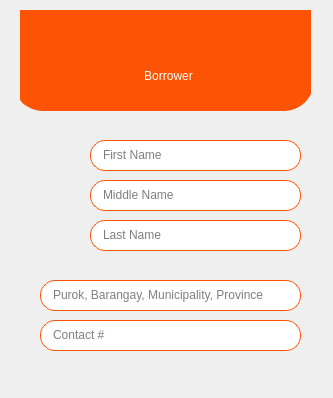
<?xml version="1.0" encoding="UTF-8"?>
<ui version="4.0">
 <class>MainWindow</class>
 <widget class="QMainWindow" name="MainWindow">
  <property name="geometry">
   <rect>
    <x>0</x>
    <y>0</y>
    <width>333</width>
    <height>398</height>
   </rect>
  </property>
  <property name="windowTitle">
   <string>Customer Form</string>
  </property>
  <property name="tabShape">
   <enum>QTabWidget::Rounded</enum>
  </property>
  <widget class="QWidget" name="centralwidget">
   <widget class="QStackedWidget" name="form">
    <property name="enabled">
     <bool>true</bool>
    </property>
    <property name="geometry">
     <rect>
      <x>20</x>
      <y>10</y>
      <width>291</width>
      <height>381</height>
     </rect>
    </property>
    <property name="styleSheet">
     <string notr="true">#prevButton{
background-color: TRANSPARENT;
border: TRANSPARENT;
}</string>
    </property>
    <property name="currentIndex">
     <number>0</number>
    </property>
    <widget class="QWidget" name="page">
     <widget class="QPushButton" name="userpic">
      <property name="enabled">
       <bool>true</bool>
      </property>
      <property name="geometry">
       <rect>
        <x>10</x>
        <y>120</y>
        <width>61</width>
        <height>121</height>
       </rect>
      </property>
      <property name="text">
       <string/>
      </property>
      <property name="icon">
       <iconset>
        <normaloff>../img/user.png</normaloff>../img/user.png</iconset>
      </property>
      <property name="iconSize">
       <size>
        <width>100</width>
        <height>100</height>
       </size>
      </property>
      <property name="flat">
       <bool>true</bool>
      </property>
     </widget>
     <widget class="QWidget" name="rect1" native="true">
      <property name="geometry">
       <rect>
        <x>70</x>
        <y>130</y>
        <width>211</width>
        <height>31</height>
       </rect>
      </property>
      <property name="styleSheet">
       <string notr="true">#rect1{
background-color:  white;
border: 1px solid  #fc5404;
border-radius: 15px;
}</string>
      </property>
      <widget class="QLineEdit" name="first_name">
       <property name="geometry">
        <rect>
         <x>10</x>
         <y>5</y>
         <width>191</width>
         <height>20</height>
        </rect>
       </property>
       <property name="styleSheet">
        <string notr="true">#first_name{
border: 1px solid white;
}</string>
       </property>
       <property name="placeholderText">
        <string>First Name</string>
       </property>
      </widget>
     </widget>
     <widget class="QWidget" name="rect2" native="true">
      <property name="geometry">
       <rect>
        <x>20</x>
        <y>270</y>
        <width>261</width>
        <height>31</height>
       </rect>
      </property>
      <property name="styleSheet">
       <string notr="true">#rect2{
background-color:  white;
border: 1px solid  #fc5404;
border-radius: 15px;
}</string>
      </property>
      <widget class="QLineEdit" name="address">
       <property name="geometry">
        <rect>
         <x>10</x>
         <y>5</y>
         <width>241</width>
         <height>20</height>
        </rect>
       </property>
       <property name="styleSheet">
        <string notr="true">#address{
border: 1px solid white;
}</string>
       </property>
       <property name="placeholderText">
        <string>Purok, Barangay, Municipality, Province</string>
       </property>
      </widget>
     </widget>
     <widget class="QWidget" name="rect3" native="true">
      <property name="geometry">
       <rect>
        <x>20</x>
        <y>310</y>
        <width>261</width>
        <height>31</height>
       </rect>
      </property>
      <property name="styleSheet">
       <string notr="true">#rect3{
background-color:  white;
border: 1px solid  #fc5404;
border-radius: 15px;
}</string>
      </property>
      <widget class="QLineEdit" name="contact">
       <property name="geometry">
        <rect>
         <x>10</x>
         <y>5</y>
         <width>241</width>
         <height>20</height>
        </rect>
       </property>
       <property name="styleSheet">
        <string notr="true">#contact{
border: 1px solid white;
}</string>
       </property>
       <property name="placeholderText">
        <string>Contact #</string>
       </property>
      </widget>
     </widget>
     <widget class="QWidget" name="header" native="true">
      <property name="geometry">
       <rect>
        <x>-7</x>
        <y>-40</y>
        <width>301</width>
        <height>141</height>
       </rect>
      </property>
      <property name="styleSheet">
       <string notr="true">#header{
background-color:  #fc5404;
border: 1px solid  #fc5404;
border-radius: 30px;
}</string>
      </property>
      <widget class="QLabel" name="label">
       <property name="geometry">
        <rect>
         <x>40</x>
         <y>90</y>
         <width>231</width>
         <height>31</height>
        </rect>
       </property>
       <property name="styleSheet">
        <string notr="true">#label{
color: white;
font: 25 26pt &quot;Bodoni MT Poster Compressed&quot;;
}</string>
       </property>
       <property name="text">
        <string>Borrower</string>
       </property>
       <property name="alignment">
        <set>Qt::AlignCenter</set>
       </property>
      </widget>
     </widget>
     <widget class="QWidget" name="rect1_2" native="true">
      <property name="geometry">
       <rect>
        <x>70</x>
        <y>170</y>
        <width>211</width>
        <height>31</height>
       </rect>
      </property>
      <property name="styleSheet">
       <string notr="true">#rect1{
background-color:  white;
border: 1px solid  #fc5404;
border-radius: 15px;
}</string>
      </property>
      <widget class="QLineEdit" name="name_2">
       <property name="geometry">
        <rect>
         <x>10</x>
         <y>5</y>
         <width>191</width>
         <height>20</height>
        </rect>
       </property>
       <property name="styleSheet">
        <string notr="true">#name{
border: 1px solid white;
}</string>
       </property>
       <property name="placeholderText">
        <string>First, Middle,</string>
       </property>
      </widget>
      <widget class="QWidget" name="rect1_3" native="true">
       <property name="geometry">
        <rect>
         <x>0</x>
         <y>0</y>
         <width>211</width>
         <height>31</height>
        </rect>
       </property>
       <property name="styleSheet">
        <string notr="true">#rect1_3{
background-color:  white;
border: 1px solid  #fc5404;
border-radius: 15px;
}</string>
       </property>
       <widget class="QLineEdit" name="middle_name">
        <property name="geometry">
         <rect>
          <x>10</x>
          <y>5</y>
          <width>191</width>
          <height>20</height>
         </rect>
        </property>
        <property name="styleSheet">
         <string notr="true">#middle_name{
border: 1px solid white;
}</string>
        </property>
        <property name="placeholderText">
         <string>Middle Name</string>
        </property>
       </widget>
      </widget>
     </widget>
     <widget class="QWidget" name="rect1_4" native="true">
      <property name="geometry">
       <rect>
        <x>70</x>
        <y>210</y>
        <width>211</width>
        <height>31</height>
       </rect>
      </property>
      <property name="styleSheet">
       <string notr="true">#rect1_4{
background-color:  white;
border: 1px solid  #fc5404;
border-radius: 15px;
}</string>
      </property>
      <widget class="QLineEdit" name="last_name">
       <property name="geometry">
        <rect>
         <x>10</x>
         <y>5</y>
         <width>191</width>
         <height>20</height>
        </rect>
       </property>
       <property name="styleSheet">
        <string notr="true">#last_name{
border: 1px solid white;
}</string>
       </property>
       <property name="placeholderText">
        <string>Last Name</string>
       </property>
      </widget>
     </widget>
     <widget class="QPushButton" name="nextButton_4">
      <property name="geometry">
       <rect>
        <x>250</x>
        <y>349</y>
        <width>41</width>
        <height>31</height>
       </rect>
      </property>
      <property name="cursor">
       <cursorShape>PointingHandCursor</cursorShape>
      </property>
      <property name="styleSheet">
       <string notr="true">#nextButton_4 {
background-color: TRANSPARENT;
border: TRANSPARENT;
}</string>
      </property>
      <property name="text">
       <string/>
      </property>
      <property name="icon">
       <iconset>
        <normaloff>../img/next.png</normaloff>../img/next.png</iconset>
      </property>
      <property name="iconSize">
       <size>
        <width>30</width>
        <height>30</height>
       </size>
      </property>
     </widget>
     <widget class="QPushButton" name="prevButton_4">
      <property name="geometry">
       <rect>
        <x>220</x>
        <y>350</y>
        <width>31</width>
        <height>31</height>
       </rect>
      </property>
      <property name="cursor">
       <cursorShape>PointingHandCursor</cursorShape>
      </property>
      <property name="styleSheet">
       <string notr="true">#prevButton_4 {
background-color: TRANSPARENT;
border: TRANSPARENT;
}</string>
      </property>
      <property name="text">
       <string/>
      </property>
      <property name="icon">
       <iconset>
        <normaloff>../img/prev.png</normaloff>../img/prev.png</iconset>
      </property>
      <property name="iconSize">
       <size>
        <width>30</width>
        <height>30</height>
       </size>
      </property>
     </widget>
    </widget>
    <widget class="QWidget" name="page_2">
     <widget class="QWidget" name="header2" native="true">
      <property name="geometry">
       <rect>
        <x>-7</x>
        <y>-40</y>
        <width>301</width>
        <height>141</height>
       </rect>
      </property>
      <property name="styleSheet">
       <string notr="true">#header2{
background-color:  #fc5404;
border: 1px solid  #fc5404;
border-radius: 30px;
}</string>
      </property>
      <widget class="QLabel" name="label2">
       <property name="geometry">
        <rect>
         <x>40</x>
         <y>90</y>
         <width>231</width>
         <height>31</height>
        </rect>
       </property>
       <property name="styleSheet">
        <string notr="true">#label2{
color: white;
font: 25 26pt &quot;Bodoni MT Poster Compressed&quot;;
}</string>
       </property>
       <property name="text">
        <string>Borrowed Cash</string>
       </property>
       <property name="alignment">
        <set>Qt::AlignCenter</set>
       </property>
      </widget>
     </widget>
     <widget class="QWidget" name="rect3_p2" native="true">
      <property name="geometry">
       <rect>
        <x>20</x>
        <y>190</y>
        <width>251</width>
        <height>31</height>
       </rect>
      </property>
      <property name="styleSheet">
       <string notr="true">#rect3_p2{
background-color:  white;
border: 2px solid  #fc5404;
border-radius: 15px;
}</string>
      </property>
      <widget class="QLineEdit" name="total">
       <property name="geometry">
        <rect>
         <x>10</x>
         <y>5</y>
         <width>231</width>
         <height>20</height>
        </rect>
       </property>
       <property name="styleSheet">
        <string notr="true">#total{
border: 1px solid white;
	font: 75 12pt &quot;MS Shell Dlg 2&quot;;
}</string>
       </property>
       <property name="alignment">
        <set>Qt::AlignCenter</set>
       </property>
       <property name="placeholderText">
        <string/>
       </property>
      </widget>
     </widget>
     <widget class="QWidget" name="rect1_p2" native="true">
      <property name="geometry">
       <rect>
        <x>20</x>
        <y>130</y>
        <width>131</width>
        <height>31</height>
       </rect>
      </property>
      <property name="styleSheet">
       <string notr="true">#rect1_p2{
background-color:  white;
border: 1px solid  #fc5404;
border-radius: 15px;
}</string>
      </property>
      <widget class="QSpinBox" name="amount">
       <property name="geometry">
        <rect>
         <x>10</x>
         <y>4</y>
         <width>111</width>
         <height>22</height>
        </rect>
       </property>
       <property name="styleSheet">
        <string notr="true">#amount{
border: 1px solid white;
}</string>
       </property>
       <property name="suffix">
        <string>.00</string>
       </property>
       <property name="prefix">
        <string>P </string>
       </property>
       <property name="maximum">
        <number>1000000</number>
       </property>
      </widget>
     </widget>
     <widget class="QWidget" name="rect4_p2" native="true">
      <property name="geometry">
       <rect>
        <x>20</x>
        <y>250</y>
        <width>251</width>
        <height>31</height>
       </rect>
      </property>
      <property name="styleSheet">
       <string notr="true">#rect4_p2{
background-color:  white;
border: 1px solid  #fc5404;

}</string>
      </property>
      <widget class="QComboBox" name="cashier">
       <property name="geometry">
        <rect>
         <x>5</x>
         <y>4</y>
         <width>241</width>
         <height>22</height>
        </rect>
       </property>
       <property name="styleSheet">
        <string notr="true">#cashier{
background-color: white;
border: 1px solid white;
}</string>
       </property>
      </widget>
     </widget>
     <widget class="QLabel" name="label_2">
      <property name="geometry">
       <rect>
        <x>60</x>
        <y>110</y>
        <width>47</width>
        <height>13</height>
       </rect>
      </property>
      <property name="text">
       <string>Amount</string>
      </property>
      <property name="alignment">
       <set>Qt::AlignCenter</set>
      </property>
     </widget>
     <widget class="QLabel" name="label_3">
      <property name="geometry">
       <rect>
        <x>160</x>
        <y>110</y>
        <width>101</width>
        <height>20</height>
       </rect>
      </property>
      <property name="text">
       <string>Percentage</string>
      </property>
      <property name="alignment">
       <set>Qt::AlignCenter</set>
      </property>
     </widget>
     <widget class="QWidget" name="rect2_p2" native="true">
      <property name="geometry">
       <rect>
        <x>160</x>
        <y>130</y>
        <width>101</width>
        <height>31</height>
       </rect>
      </property>
      <property name="styleSheet">
       <string notr="true">#rect1_p2{
background-color:  white;
border: 1px solid  #fc5404;
border-radius: 15px;
}</string>
      </property>
      <widget class="QSpinBox" name="percentage">
       <property name="geometry">
        <rect>
         <x>10</x>
         <y>4</y>
         <width>81</width>
         <height>22</height>
        </rect>
       </property>
       <property name="styleSheet">
        <string notr="true">#amount{
border: 1px solid white;
}</string>
       </property>
       <property name="suffix">
        <string/>
       </property>
       <property name="prefix">
        <string>% 0.</string>
       </property>
       <property name="maximum">
        <number>1000000</number>
       </property>
      </widget>
     </widget>
     <widget class="QLabel" name="label_4">
      <property name="geometry">
       <rect>
        <x>20</x>
        <y>170</y>
        <width>251</width>
        <height>20</height>
       </rect>
      </property>
      <property name="text">
       <string>Total Payable</string>
      </property>
      <property name="alignment">
       <set>Qt::AlignCenter</set>
      </property>
     </widget>
     <widget class="QLabel" name="label_5">
      <property name="geometry">
       <rect>
        <x>20</x>
        <y>230</y>
        <width>251</width>
        <height>20</height>
       </rect>
      </property>
      <property name="text">
       <string>Cashier</string>
      </property>
      <property name="alignment">
       <set>Qt::AlignCenter</set>
      </property>
     </widget>
     <widget class="QDateTimeEdit" name="date">
      <property name="geometry">
       <rect>
        <x>20</x>
        <y>310</y>
        <width>121</width>
        <height>22</height>
       </rect>
      </property>
      <property name="calendarPopup">
       <bool>true</bool>
      </property>
      <property name="timeSpec">
       <enum>Qt::TimeZone</enum>
      </property>
     </widget>
     <widget class="QLabel" name="label_6">
      <property name="geometry">
       <rect>
        <x>20</x>
        <y>290</y>
        <width>121</width>
        <height>20</height>
       </rect>
      </property>
      <property name="text">
       <string>Date</string>
      </property>
      <property name="alignment">
       <set>Qt::AlignCenter</set>
      </property>
     </widget>
     <widget class="QDateTimeEdit" name="duedate">
      <property name="geometry">
       <rect>
        <x>150</x>
        <y>310</y>
        <width>121</width>
        <height>22</height>
       </rect>
      </property>
      <property name="wrapping">
       <bool>false</bool>
      </property>
      <property name="frame">
       <bool>true</bool>
      </property>
      <property name="calendarPopup">
       <bool>true</bool>
      </property>
     </widget>
     <widget class="QLabel" name="label_7">
      <property name="geometry">
       <rect>
        <x>150</x>
        <y>290</y>
        <width>121</width>
        <height>20</height>
       </rect>
      </property>
      <property name="text">
       <string>Due Date</string>
      </property>
      <property name="alignment">
       <set>Qt::AlignCenter</set>
      </property>
     </widget>
     <widget class="QPushButton" name="nextButton">
      <property name="geometry">
       <rect>
        <x>250</x>
        <y>350</y>
        <width>41</width>
        <height>31</height>
       </rect>
      </property>
      <property name="cursor">
       <cursorShape>PointingHandCursor</cursorShape>
      </property>
      <property name="styleSheet">
       <string notr="true">#nextButton {
background-color: TRANSPARENT;
border: TRANSPARENT;
}</string>
      </property>
      <property name="text">
       <string/>
      </property>
      <property name="icon">
       <iconset>
        <normaloff>../img/next.png</normaloff>../img/next.png</iconset>
      </property>
      <property name="iconSize">
       <size>
        <width>30</width>
        <height>30</height>
       </size>
      </property>
     </widget>
     <widget class="QPushButton" name="prevButton">
      <property name="geometry">
       <rect>
        <x>220</x>
        <y>351</y>
        <width>31</width>
        <height>31</height>
       </rect>
      </property>
      <property name="cursor">
       <cursorShape>PointingHandCursor</cursorShape>
      </property>
      <property name="text">
       <string/>
      </property>
      <property name="icon">
       <iconset>
        <normaloff>../img/prev.png</normaloff>../img/prev.png</iconset>
      </property>
      <property name="iconSize">
       <size>
        <width>30</width>
        <height>30</height>
       </size>
      </property>
     </widget>
    </widget>
    <widget class="QWidget" name="page_3">
     <widget class="QWidget" name="rect1_p3" native="true">
      <property name="geometry">
       <rect>
        <x>11</x>
        <y>110</y>
        <width>271</width>
        <height>31</height>
       </rect>
      </property>
      <property name="styleSheet">
       <string notr="true">#rect1_p3{
background-color:  white;
border: 1px solid  #fc5404;
border-radius: 15px;
}</string>
      </property>
      <widget class="QLineEdit" name="itemName">
       <property name="geometry">
        <rect>
         <x>10</x>
         <y>5</y>
         <width>251</width>
         <height>20</height>
        </rect>
       </property>
       <property name="styleSheet">
        <string notr="true">#itemName{
border: 1px solid white;
}</string>
       </property>
       <property name="placeholderText">
        <string>Item</string>
       </property>
      </widget>
     </widget>
     <widget class="QWidget" name="header3" native="true">
      <property name="geometry">
       <rect>
        <x>-7</x>
        <y>-40</y>
        <width>301</width>
        <height>141</height>
       </rect>
      </property>
      <property name="styleSheet">
       <string notr="true">#header3{
background-color:  #fc5404;
border: 1px solid  #fc5404;
border-radius: 30px;
}</string>
      </property>
      <widget class="QLabel" name="label3">
       <property name="geometry">
        <rect>
         <x>40</x>
         <y>90</y>
         <width>231</width>
         <height>31</height>
        </rect>
       </property>
       <property name="styleSheet">
        <string notr="true">#label3{
color: white;
font: 25 26pt &quot;Bodoni MT Poster Compressed&quot;;
}</string>
       </property>
       <property name="text">
        <string>Borrowed Item</string>
       </property>
       <property name="alignment">
        <set>Qt::AlignCenter</set>
       </property>
      </widget>
     </widget>
     <widget class="QDoubleSpinBox" name="quantity">
      <property name="geometry">
       <rect>
        <x>35</x>
        <y>160</y>
        <width>101</width>
        <height>22</height>
       </rect>
      </property>
      <property name="prefix">
       <string>P </string>
      </property>
      <property name="suffix">
       <string/>
      </property>
     </widget>
     <widget class="QLabel" name="label1_p3">
      <property name="geometry">
       <rect>
        <x>35</x>
        <y>140</y>
        <width>101</width>
        <height>20</height>
       </rect>
      </property>
      <property name="text">
       <string>Price</string>
      </property>
      <property name="alignment">
       <set>Qt::AlignCenter</set>
      </property>
     </widget>
     <widget class="QDoubleSpinBox" name="quantity_2">
      <property name="geometry">
       <rect>
        <x>160</x>
        <y>160</y>
        <width>101</width>
        <height>22</height>
       </rect>
      </property>
     </widget>
     <widget class="QLabel" name="label1_p3_2">
      <property name="geometry">
       <rect>
        <x>160</x>
        <y>140</y>
        <width>101</width>
        <height>20</height>
       </rect>
      </property>
      <property name="text">
       <string>Quantity</string>
      </property>
      <property name="alignment">
       <set>Qt::AlignCenter</set>
      </property>
     </widget>
     <widget class="QLabel" name="label3_p3">
      <property name="geometry">
       <rect>
        <x>20</x>
        <y>190</y>
        <width>251</width>
        <height>20</height>
       </rect>
      </property>
      <property name="text">
       <string>Total Payable</string>
      </property>
      <property name="alignment">
       <set>Qt::AlignCenter</set>
      </property>
     </widget>
     <widget class="QWidget" name="rect3_p3" native="true">
      <property name="geometry">
       <rect>
        <x>20</x>
        <y>210</y>
        <width>251</width>
        <height>31</height>
       </rect>
      </property>
      <property name="styleSheet">
       <string notr="true">#rect3_p3{
background-color:  white;
border: 2px solid  #fc5404;
border-radius: 15px;
}</string>
      </property>
      <widget class="QLineEdit" name="total_p3">
       <property name="geometry">
        <rect>
         <x>10</x>
         <y>5</y>
         <width>231</width>
         <height>20</height>
        </rect>
       </property>
       <property name="styleSheet">
        <string notr="true">#total_p3{
border: 1px solid white;
	font: 75 12pt &quot;MS Shell Dlg 2&quot;;
}</string>
       </property>
       <property name="alignment">
        <set>Qt::AlignCenter</set>
       </property>
       <property name="placeholderText">
        <string/>
       </property>
      </widget>
     </widget>
     <widget class="QLabel" name="label_8">
      <property name="geometry">
       <rect>
        <x>20</x>
        <y>240</y>
        <width>251</width>
        <height>20</height>
       </rect>
      </property>
      <property name="text">
       <string>Cashier</string>
      </property>
      <property name="alignment">
       <set>Qt::AlignCenter</set>
      </property>
     </widget>
     <widget class="QDateTimeEdit" name="date_2">
      <property name="geometry">
       <rect>
        <x>20</x>
        <y>320</y>
        <width>121</width>
        <height>22</height>
       </rect>
      </property>
      <property name="calendarPopup">
       <bool>true</bool>
      </property>
      <property name="timeSpec">
       <enum>Qt::TimeZone</enum>
      </property>
     </widget>
     <widget class="QLabel" name="label_9">
      <property name="geometry">
       <rect>
        <x>150</x>
        <y>300</y>
        <width>121</width>
        <height>20</height>
       </rect>
      </property>
      <property name="text">
       <string>Due Date</string>
      </property>
      <property name="alignment">
       <set>Qt::AlignCenter</set>
      </property>
     </widget>
     <widget class="QLabel" name="label_10">
      <property name="geometry">
       <rect>
        <x>20</x>
        <y>300</y>
        <width>121</width>
        <height>20</height>
       </rect>
      </property>
      <property name="text">
       <string>Date</string>
      </property>
      <property name="alignment">
       <set>Qt::AlignCenter</set>
      </property>
     </widget>
     <widget class="QWidget" name="rect4_p3" native="true">
      <property name="geometry">
       <rect>
        <x>20</x>
        <y>260</y>
        <width>251</width>
        <height>31</height>
       </rect>
      </property>
      <property name="styleSheet">
       <string notr="true">#rect4_p3{
background-color:  white;
border: 1px solid  #fc5404;

}</string>
      </property>
      <widget class="QComboBox" name="cashier_p3">
       <property name="geometry">
        <rect>
         <x>5</x>
         <y>5</y>
         <width>241</width>
         <height>22</height>
        </rect>
       </property>
       <property name="styleSheet">
        <string notr="true">#cashier_p3{
background-color: white;
border: 1px solid white;
}</string>
       </property>
      </widget>
     </widget>
     <widget class="QDateTimeEdit" name="duedate_2">
      <property name="geometry">
       <rect>
        <x>150</x>
        <y>320</y>
        <width>121</width>
        <height>22</height>
       </rect>
      </property>
      <property name="wrapping">
       <bool>false</bool>
      </property>
      <property name="frame">
       <bool>true</bool>
      </property>
      <property name="calendarPopup">
       <bool>true</bool>
      </property>
     </widget>
     <widget class="QPushButton" name="prevButton_2">
      <property name="geometry">
       <rect>
        <x>220</x>
        <y>350</y>
        <width>31</width>
        <height>31</height>
       </rect>
      </property>
      <property name="cursor">
       <cursorShape>PointingHandCursor</cursorShape>
      </property>
      <property name="styleSheet">
       <string notr="true">#prevButton_2 {
background-color: TRANSPARENT;
border: TRANSPARENT;
}</string>
      </property>
      <property name="text">
       <string/>
      </property>
      <property name="icon">
       <iconset>
        <normaloff>../img/prev.png</normaloff>../img/prev.png</iconset>
      </property>
      <property name="iconSize">
       <size>
        <width>30</width>
        <height>30</height>
       </size>
      </property>
     </widget>
     <widget class="QPushButton" name="nextButton_2">
      <property name="geometry">
       <rect>
        <x>250</x>
        <y>349</y>
        <width>41</width>
        <height>31</height>
       </rect>
      </property>
      <property name="cursor">
       <cursorShape>PointingHandCursor</cursorShape>
      </property>
      <property name="styleSheet">
       <string notr="true">#nextButton_2 {
background-color: TRANSPARENT;
border: TRANSPARENT;
}</string>
      </property>
      <property name="text">
       <string/>
      </property>
      <property name="icon">
       <iconset>
        <normaloff>../img/next.png</normaloff>../img/next.png</iconset>
      </property>
      <property name="iconSize">
       <size>
        <width>30</width>
        <height>30</height>
       </size>
      </property>
     </widget>
    </widget>
    <widget class="QWidget" name="page_4">
     <widget class="QWidget" name="bg_4" native="true">
      <property name="geometry">
       <rect>
        <x>0</x>
        <y>0</y>
        <width>301</width>
        <height>381</height>
       </rect>
      </property>
      <property name="styleSheet">
       <string notr="true">#bg_4{
background-color:  #fc5404;
}</string>
      </property>
      <widget class="QPushButton" name="submitButton">
       <property name="geometry">
        <rect>
         <x>60</x>
         <y>260</y>
         <width>161</width>
         <height>31</height>
        </rect>
       </property>
       <property name="cursor">
        <cursorShape>PointingHandCursor</cursorShape>
       </property>
       <property name="styleSheet">
        <string notr="true">#submitButton{
background-color: white;
border: 1px solid white;
border-radius: 15px;
}</string>
       </property>
       <property name="text">
        <string>Submit</string>
       </property>
      </widget>
      <widget class="QPushButton" name="cancelButton">
       <property name="geometry">
        <rect>
         <x>60</x>
         <y>300</y>
         <width>161</width>
         <height>31</height>
        </rect>
       </property>
       <property name="cursor">
        <cursorShape>PointingHandCursor</cursorShape>
       </property>
       <property name="styleSheet">
        <string notr="true">#cancelButton{
color: white;
background-color: #fc5404;;
border: 1px solid white;
border-radius: 15px;
}</string>
       </property>
       <property name="text">
        <string>Cancel</string>
       </property>
      </widget>
      <widget class="QLabel" name="namePreview">
       <property name="geometry">
        <rect>
         <x>20</x>
         <y>60</y>
         <width>261</width>
         <height>31</height>
        </rect>
       </property>
       <property name="styleSheet">
        <string notr="true">#namePreview{
color: white;
	font: 12pt &quot;MS Shell Dlg 2&quot;;
}</string>
       </property>
       <property name="text">
        <string>Name: Monica Gastambidi</string>
       </property>
      </widget>
      <widget class="QLabel" name="detailsPreview1">
       <property name="geometry">
        <rect>
         <x>20</x>
         <y>90</y>
         <width>261</width>
         <height>131</height>
        </rect>
       </property>
       <property name="styleSheet">
        <string notr="true">#detailsPreview{
color: white;
	font: 10pt &quot;MS Shell Dlg 2&quot;;
}</string>
       </property>
       <property name="text">
        <string>01/25/2021 - P 1000.00
Cash
01/25/2021 - P200.00
Items</string>
       </property>
       <property name="alignment">
        <set>Qt::AlignLeading|Qt::AlignLeft|Qt::AlignTop</set>
       </property>
      </widget>
      <widget class="QLabel" name="detailsPreview2_2">
       <property name="geometry">
        <rect>
         <x>20</x>
         <y>-3</y>
         <width>61</width>
         <height>31</height>
        </rect>
       </property>
       <property name="styleSheet">
        <string notr="true">#detailsPreview{
color: white;
	font: 10pt &quot;MS Shell Dlg 2&quot;;
}</string>
       </property>
       <property name="text">
        <string>&gt; PREVIEW</string>
       </property>
      </widget>
     </widget>
     <widget class="QPushButton" name="nextButton_3">
      <property name="geometry">
       <rect>
        <x>250</x>
        <y>349</y>
        <width>41</width>
        <height>31</height>
       </rect>
      </property>
      <property name="cursor">
       <cursorShape>PointingHandCursor</cursorShape>
      </property>
      <property name="styleSheet">
       <string notr="true">#nextButton_3{
background-color: TRANSPARENT;
border: TRANSPARENT;
}</string>
      </property>
      <property name="text">
       <string/>
      </property>
      <property name="icon">
       <iconset>
        <normaloff>../img/next.png</normaloff>../img/next.png</iconset>
      </property>
      <property name="iconSize">
       <size>
        <width>30</width>
        <height>30</height>
       </size>
      </property>
     </widget>
     <widget class="QPushButton" name="prevButton_3">
      <property name="geometry">
       <rect>
        <x>220</x>
        <y>350</y>
        <width>31</width>
        <height>31</height>
       </rect>
      </property>
      <property name="cursor">
       <cursorShape>PointingHandCursor</cursorShape>
      </property>
      <property name="styleSheet">
       <string notr="true">#prevButton_3 {
background-color: TRANSPARENT;
border: TRANSPARENT;
}</string>
      </property>
      <property name="text">
       <string/>
      </property>
      <property name="icon">
       <iconset>
        <normaloff>../img/prev.png</normaloff>../img/prev.png</iconset>
      </property>
      <property name="iconSize">
       <size>
        <width>30</width>
        <height>30</height>
       </size>
      </property>
     </widget>
    </widget>
   </widget>
  </widget>
 </widget>
 <resources/>
 <connections/>
</ui>
